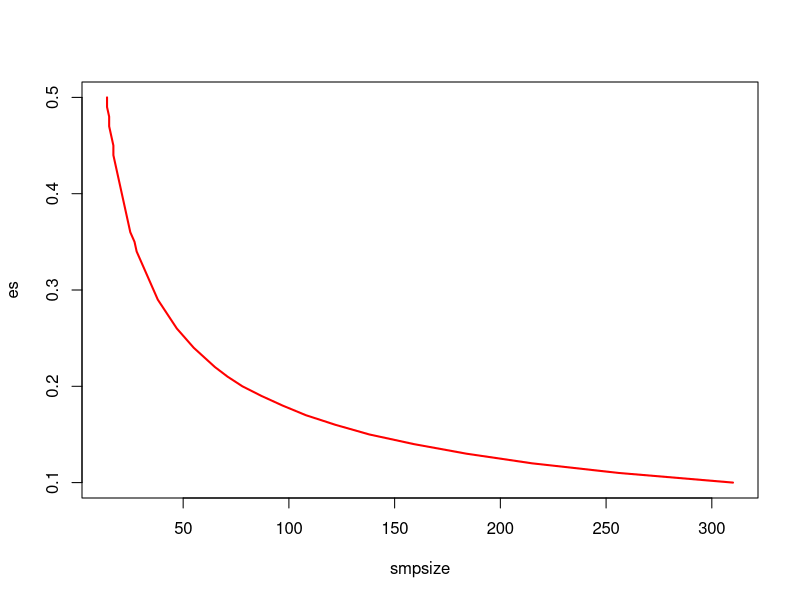

The R source for this figure:
library(pwr)

# t-tests -----------------------------------------------------------------

# reaction time has a sd of 1.25 s
# 1 s is significant
# 90% power; 95% confidence
pwr.t.test(
  d = (1 / 1.25),
  sig.level = 0.05,
  power = 0.9,
  type = "two.sample",
  alternative = "two.sided"
)

# 0.5 sd difference (d = 0.5)
# 0.01 alpha
# n = 40
pwr.t.test(
  n = 20, # in EACH group
  d = 0.5,
  sig.level = 0.01,
  alternative = "two.sided"
)

# NOTE: arguments n1 and n2 can be used for unequal sample sizes.


# ANOVA -------------------------------------------------------------------

# beta = 0.8
# eff size = 0.25
# alpha = 0.05
# 5 groups
pwr.anova.test(
  k = 5,
  f = 0.25,
  sig.level = 0.05,
  power = 0.8
)


# Correlations ------------------------------------------------------------

# r = 0.25
# alpha = 0.05
# power = 0.9
pwr.r.test(
  r = 0.25,
  sig.level = 0.05,
  power = 0.9,
  alternative = "greater"
)


# Linear Models -----------------------------------------------------------

# significance = 0.05
# power = 0.9
# u = 3; (total predictors - B predictors)
# f2 = (0.35 - 0.3) / (1 - 0.35)
pwr.f2.test(
  u = 3,
  f2 = (0.35 - 0.3) / (1 - 0.35),
  sig.level = 0.05,
  power = 0.9
)

# NOTE: v = N - K - 1
#       N = v + K + 1


# Proportion Tests --------------------------------------------------------

# p's = 0.6, 0.65
# power = 0.9
# significance = 0.95
pwr.2p.test(
  h = ES.h(0.65, 0.6),
  power = 0.9,
  sig.level = 0.05,
  alternative = "greater"
)


# Chi-Square Test ---------------------------------------------------------

# population: 70% caucasian, 10% african, 20% hispanic
# promotion : 60% caucasian, 30% african, 30% hispanic
# expected  : 42% caucasian, 03% african, 10% hispanic

# tables (population vs. expected)
w <- ES.w2(matrix(c(0.42, 0.28, 0.03, 0.07, 0.1, 0.1), byrow = TRUE, nrow = 3))
pwr.chisq.test(
  w = 0.1853,
  df = 2,
  sig.level = 0.05,
  power = 0.9
)


# Power Plots -------------------------------------------------------------

# effect size vs. sample size
es <- seq(0.1, 0.5, 0.01)
nes <- length(es)

smpsize <- NULL
for (i in 1:nes) {
  result <- pwr.anova.test(
    k = 5,
    f = es[i],
    sig.level = 0.05,
    power = 0.9)
  smpsize[i] <- ceiling(result$n)}

plot(
  smpsize, es,
  type = "l",
  lwd = 2,
  col = "red")
